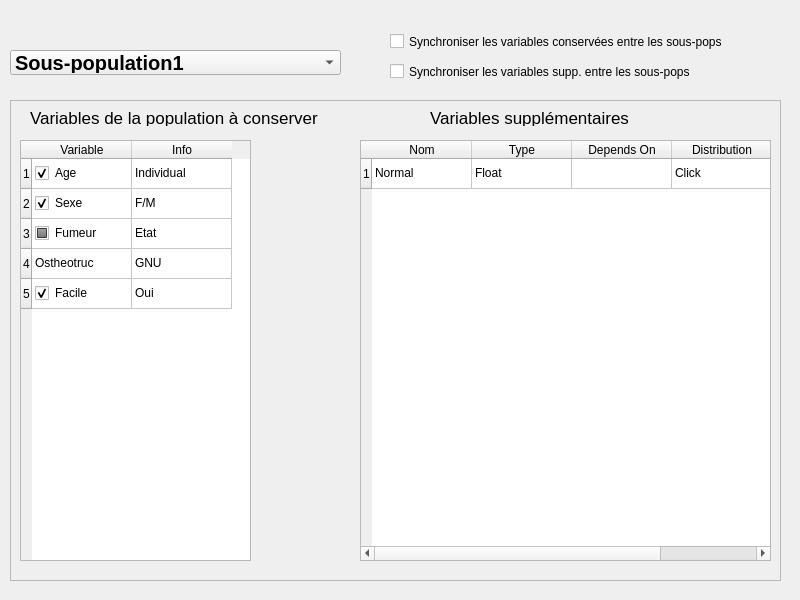
<?xml version="1.0" encoding="UTF-8"?>
<ui version="4.0">
 <class>Form</class>
 <widget class="QWidget" name="Form">
  <property name="geometry">
   <rect>
    <x>0</x>
    <y>0</y>
    <width>800</width>
    <height>600</height>
   </rect>
  </property>
  <property name="windowTitle">
   <string>Form</string>
  </property>
  <widget class="QFrame" name="frame">
   <property name="geometry">
    <rect>
     <x>10</x>
     <y>100</y>
     <width>771</width>
     <height>481</height>
    </rect>
   </property>
   <property name="frameShape">
    <enum>QFrame::StyledPanel</enum>
   </property>
   <property name="frameShadow">
    <enum>QFrame::Raised</enum>
   </property>
   <widget class="QTableWidget" name="tableWidget">
    <property name="geometry">
     <rect>
      <x>10</x>
      <y>40</y>
      <width>231</width>
      <height>421</height>
     </rect>
    </property>
    <row>
     <property name="text">
      <string>1</string>
     </property>
    </row>
    <row>
     <property name="text">
      <string>2</string>
     </property>
    </row>
    <row>
     <property name="text">
      <string>3</string>
     </property>
    </row>
    <row>
     <property name="text">
      <string>4</string>
     </property>
    </row>
    <row>
     <property name="text">
      <string>5</string>
     </property>
    </row>
    <column>
     <property name="text">
      <string>Variable</string>
     </property>
    </column>
    <column>
     <property name="text">
      <string>Info</string>
     </property>
    </column>
    <item row="0" column="0">
     <property name="text">
      <string>Age</string>
     </property>
     <property name="checkState">
      <enum>Checked</enum>
     </property>
    </item>
    <item row="0" column="1">
     <property name="text">
      <string>Individual</string>
     </property>
    </item>
    <item row="1" column="0">
     <property name="text">
      <string>Sexe</string>
     </property>
     <property name="checkState">
      <enum>Checked</enum>
     </property>
    </item>
    <item row="1" column="1">
     <property name="text">
      <string>F/M</string>
     </property>
    </item>
    <item row="2" column="0">
     <property name="text">
      <string>Fumeur</string>
     </property>
     <property name="checkState">
      <enum>PartiallyChecked</enum>
     </property>
    </item>
    <item row="2" column="1">
     <property name="text">
      <string>Etat</string>
     </property>
    </item>
    <item row="3" column="0">
     <property name="text">
      <string>Ostheotruc</string>
     </property>
    </item>
    <item row="3" column="1">
     <property name="text">
      <string>GNU</string>
     </property>
    </item>
    <item row="4" column="0">
     <property name="text">
      <string>Facile</string>
     </property>
     <property name="checkState">
      <enum>Checked</enum>
     </property>
    </item>
    <item row="4" column="1">
     <property name="text">
      <string>Oui</string>
     </property>
    </item>
   </widget>
   <widget class="QLabel" name="label">
    <property name="geometry">
     <rect>
      <x>20</x>
      <y>10</y>
      <width>341</width>
      <height>16</height>
     </rect>
    </property>
    <property name="font">
     <font>
      <pointsize>13</pointsize>
     </font>
    </property>
    <property name="text">
     <string>Variables de la population à conserver</string>
    </property>
   </widget>
   <widget class="QLabel" name="label_2">
    <property name="geometry">
     <rect>
      <x>420</x>
      <y>10</y>
      <width>341</width>
      <height>16</height>
     </rect>
    </property>
    <property name="font">
     <font>
      <pointsize>13</pointsize>
     </font>
    </property>
    <property name="text">
     <string>Variables supplémentaires</string>
    </property>
   </widget>
   <widget class="QTableWidget" name="tableWidget_2">
    <property name="geometry">
     <rect>
      <x>350</x>
      <y>40</y>
      <width>411</width>
      <height>421</height>
     </rect>
    </property>
    <row>
     <property name="text">
      <string>1</string>
     </property>
    </row>
    <column>
     <property name="text">
      <string>Nom</string>
     </property>
    </column>
    <column>
     <property name="text">
      <string>Type</string>
     </property>
    </column>
    <column>
     <property name="text">
      <string>Depends On</string>
     </property>
    </column>
    <column>
     <property name="text">
      <string>Distribution</string>
     </property>
    </column>
    <item row="0" column="0">
     <property name="text">
      <string>Normal</string>
     </property>
    </item>
    <item row="0" column="1">
     <property name="text">
      <string>Float</string>
     </property>
    </item>
    <item row="0" column="2">
     <property name="text">
      <string/>
     </property>
    </item>
    <item row="0" column="3">
     <property name="text">
      <string>Click</string>
     </property>
    </item>
   </widget>
  </widget>
  <widget class="QComboBox" name="comboBox">
   <property name="geometry">
    <rect>
     <x>10</x>
     <y>50</y>
     <width>331</width>
     <height>25</height>
    </rect>
   </property>
   <property name="font">
    <font>
     <pointsize>15</pointsize>
     <weight>75</weight>
     <bold>true</bold>
    </font>
   </property>
   <item>
    <property name="text">
     <string>Sous-population1</string>
    </property>
   </item>
   <item>
    <property name="text">
     <string>Sous-population2</string>
    </property>
   </item>
   <item>
    <property name="text">
     <string>Sous-population3</string>
    </property>
   </item>
   <item>
    <property name="text">
     <string>Sous-population4</string>
    </property>
   </item>
  </widget>
  <widget class="QCheckBox" name="checkBox">
   <property name="geometry">
    <rect>
     <x>390</x>
     <y>30</y>
     <width>401</width>
     <height>23</height>
    </rect>
   </property>
   <property name="text">
    <string>Synchroniser les variables conservées entre les sous-pops</string>
   </property>
  </widget>
  <widget class="QCheckBox" name="checkBox_2">
   <property name="geometry">
    <rect>
     <x>390</x>
     <y>60</y>
     <width>401</width>
     <height>23</height>
    </rect>
   </property>
   <property name="text">
    <string>Synchroniser les variables supp. entre les sous-pops</string>
   </property>
  </widget>
 </widget>
 <resources/>
 <connections/>
</ui>
